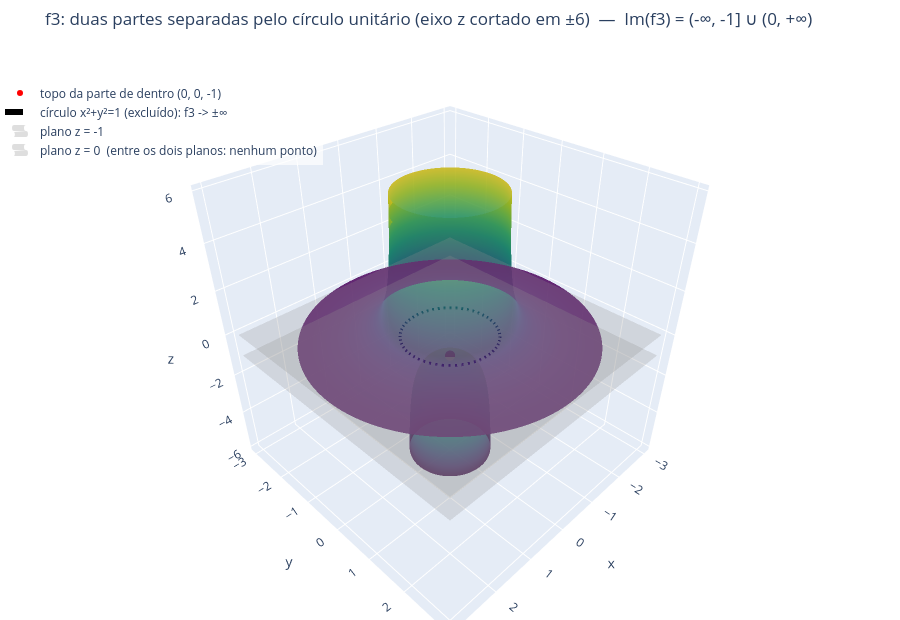

Notebook code for this chart:
### Code cell
# 💻 f3: superfície 3D (arraste para girar)
z_corte = 6                                    # f3 vai a ±∞ junto ao círculo: mostramos só |z| <= 6
r_dentro = np.sqrt(1 - 1 / z_corte)            # raio onde f3 = -6 (parte de dentro)
r_fora = np.sqrt(1 + 1 / z_corte)              # raio onde f3 = +6 (parte de fora)

Xd, Yd = malha_polar(0, r_dentro)              # interior: x² + y² < 1
Xf, Yf = malha_polar(r_fora, 3)                # exterior: x² + y² > 1

mostrar_3d([
    superficie(Xd, Yd, f3(Xd, Yd), 'dentro: z = f3 < 0'),
    superficie(Xf, Yf, f3(Xf, Yf), 'fora: z = f3 > 0'),
    ponto_3d(0, 0, -1, 'topo da parte de dentro (0, 0, -1)'),
    circulo_3d(1, 0, 'círculo x²+y²=1 (excluído): f3 -> ±∞', tracejado=True),
    plano_z(-1, 'plano z = -1'),
    plano_z(0, 'plano z = 0  (entre os dois planos: nenhum ponto)'),
], f'f3: duas partes separadas pelo círculo unitário (eixo z cortado em ±{z_corte})  —  Im(f3) = (-∞, -1] ∪ (0, +∞)',
   z_range=[-z_corte - 0.2, z_corte + 0.2])

### Figure 1 — Plotly figure (JSON) as saved in the notebook; plotly's stock layout.template omitted (floating-point values rounded to 4 significant figures; data arrays with more than 128 entries replaced by an {"elided": "..."} marker saying what was removed)
{"data": [{"colorscale": [[0, "#440154"], [0.1111, "#482878"], [0.2222, "#3e4989"], [0.3333, "#31688e"], [0.4444, "#26828e"], [0.5556, "#1f9e89"], [0.6667, "#35b779"], [0.7778, "#6ece58"], [0.8889, "#b5de2b"], [1, "#fde725"]], "hovertemplate": "x=%{x:.2f}<br>y=%{y:.2f}<br>z=%{z:.3f}<extra></extra>", "name": "dentro: z = f3 < 0", "opacity": 0.9, "showscale": false, "type": "surface", "x": {"elided": "121x80 float values"}, "y": {"elided": "121x80 float values"}, "z": {"elided": "121x80 float values"}}, {"colorscale": [[0, "#440154"], [0.1111, "#482878"], [0.2222, "#3e4989"], [0.3333, "#31688e"], [0.4444, "#26828e"], [0.5556, "#1f9e89"], [0.6667, "#35b779"], [0.7778, "#6ece58"], [0.8889, "#b5de2b"], [1, "#fde725"]], "hovertemplate": "x=%{x:.2f}<br>y=%{y:.2f}<br>z=%{z:.3f}<extra></extra>", "name": "fora: z = f3 > 0", "opacity": 0.9, "showscale": false, "type": "surface", "x": {"elided": "121x80 float values"}, "y": {"elided": "121x80 float values"}, "z": {"elided": "121x80 float values"}}, {"marker": {"color": "red", "size": 6}, "mode": "markers", "name": "topo da parte de dentro (0, 0, -1)", "type": "scatter3d", "x": [0], "y": [0], "z": [-1]}, {"line": {"color": "black", "dash": "dash", "width": 6}, "mode": "lines", "name": "círculo x²+y²=1 (excluído): f3 -> ±∞", "type": "scatter3d", "x": {"elided": "200 float values"}, "y": {"elided": "200 float values"}, "z": {"elided": "200 float values"}}, {"colorscale": [[0, "gray"], [1, "gray"]], "hoverinfo": "skip", "name": "plano z = -1", "opacity": 0.25, "showlegend": true, "showscale": false, "type": "surface", "x": [[-3.0, 3.0], [-3.0, 3.0]], "y": [[-3.0, -3.0], [3.0, 3.0]], "z": [[-1.0, -1.0], [-1.0, -1.0]]}, {"colorscale": [[0, "gray"], [1, "gray"]], "hoverinfo": "skip", "name": "plano z = 0  (entre os dois planos: nenhum ponto)", "opacity": 0.25, "showlegend": true, "showscale": false, "type": "surface", "x": [[-3.0, 3.0], [-3.0, 3.0]], "y": [[-3.0, -3.0], [3.0, 3.0]], "z": [[0.0, 0.0], [0.0, 0.0]]}], "layout": {"height": 620, "legend": {"bgcolor": "rgba(255,255,255,0.7)", "x": 0, "y": 0.95}, "margin": {"b": 0, "l": 0, "r": 0, "t": 50}, "scene": {"aspectmode": "cube", "xaxis": {"title": {"text": "x"}}, "yaxis": {"title": {"text": "y"}}, "zaxis": {"range": [-6.2, 6.2], "title": {"text": "z"}}}, "title": {"text": "f3: duas partes separadas pelo círculo unitário (eixo z cortado em ±6)  —  Im(f3) = (-∞, -1] ∪ (0, +∞)"}}}
